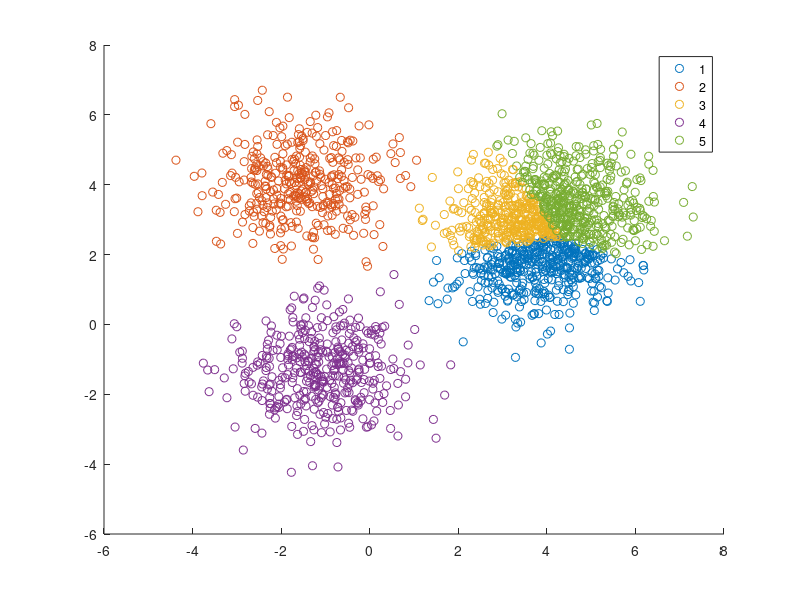

The MATLAB script that drew this image: (Note: this script raises an error after producing the figure.)
clc;
clear;
mu = (rand(5,2)-0.5)*10;
sigma = [1 1]; % shared diagonal covariance matrix
gm = gmdistribution(mu,sigma);
X = random(gm, 2000);
[n,p] = size(X);
rng(1) % For reproducibility

% figure
% plot(X(:,1),X(:,2),'.','MarkerSize',15)
% title('Fisher''s Iris Data Set')
% xlabel('Petal length (cm)')
% ylabel('Petal width (cm)')
gmBest = fitgmdist(X,5,'CovarianceType','full','SharedCovariance',false);
clusterX = cluster(gm,X);
kGMM = gmBest.NumComponents;
d = 500;
x1 = linspace(min(X(:,1)) - 2,max(X(:,1)) + 2,d);
x2 = linspace(min(X(:,2)) - 2,max(X(:,2)) + 2,d);
[x1grid,x2grid] = meshgrid(x1,x2);
X0 = [x1grid(:) x2grid(:)];
mahalDist = mahal(gmBest,X0);
threshold = sqrt(chi2inv(0.99,2));

figure
h1 = gscatter(X(:,1),X(:,2),clusterX);
hold on
for j = 1:kGMM
    idx = mahalDist(:,j)<=threshold;
    Color = h1(j).Color*0.75 + -0.5*(h1(j).Color - 1);
    h2 = plot(X0(idx,1),X0(idx,2),'.','Color',Color,'MarkerSize',1);
    uistack(h2,'bottom')
end
plot(gmBest.mu(:,1),gmBest.mu(:,2),'kx','LineWidth',2,'MarkerSize',10)
title('Clustered Data and Component Structures')
xlabel('Petal length (cm)')
ylabel('Petal width (cm)')
% legend(h1,'Cluster 1','Cluster 2','Cluster 3','Location','NorthWest')
hold off
%%
options.max_iter = 100;
options.bhat_dis_threshold = 1;
options.start_merge_threshold = 1;
options.stop_criteria = 3;
options.parallel = false;
options.display = true;
gmm_k_means = GMM_K_means(X,10,options);
gmm_k_means.BUILD_GMM();
gmBest = gmm_k_means.gmm_final;


clusterX = cluster(gmBest,X);
kGMM = gmBest.NumComponents;
d = 500;
x1 = linspace(min(X(:,1)) - 2,max(X(:,1)) + 2,d);
x2 = linspace(min(X(:,2)) - 2,max(X(:,2)) + 2,d);
[x1grid,x2grid] = meshgrid(x1,x2);
X0 = [x1grid(:) x2grid(:)];
mahalDist = mahal(gmBest,X0);
threshold = sqrt(chi2inv(0.99,2));

figure
h1 = gscatter(X(:,1),X(:,2),clusterX);
hold on
for j = 1:kGMM
    idx = mahalDist(:,j)<=threshold;
    Color = h1(j).Color*0.75 + -0.5*(h1(j).Color - 1);
    h2 = plot(X0(idx,1),X0(idx,2),'.','Color',Color,'MarkerSize',1);
    uistack(h2,'bottom')
end
plot(gmBest.mu(:,1),gmBest.mu(:,2),'kx','LineWidth',2,'MarkerSize',10)
title('Clustered Data and Component Structures')
xlabel('Petal length (cm)')
ylabel('Petal width (cm)')
% legend(h1,'Cluster 1','Cluster 2','Cluster 3','Location','NorthWest')
hold off